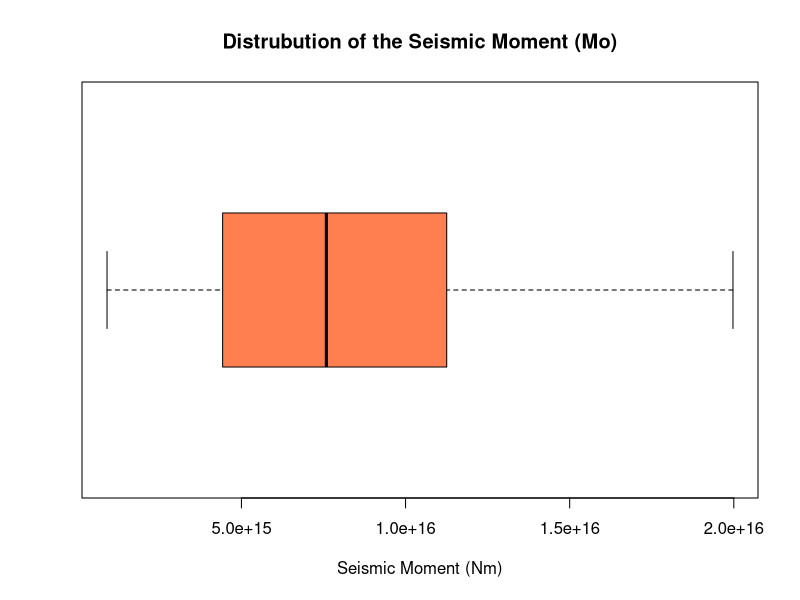
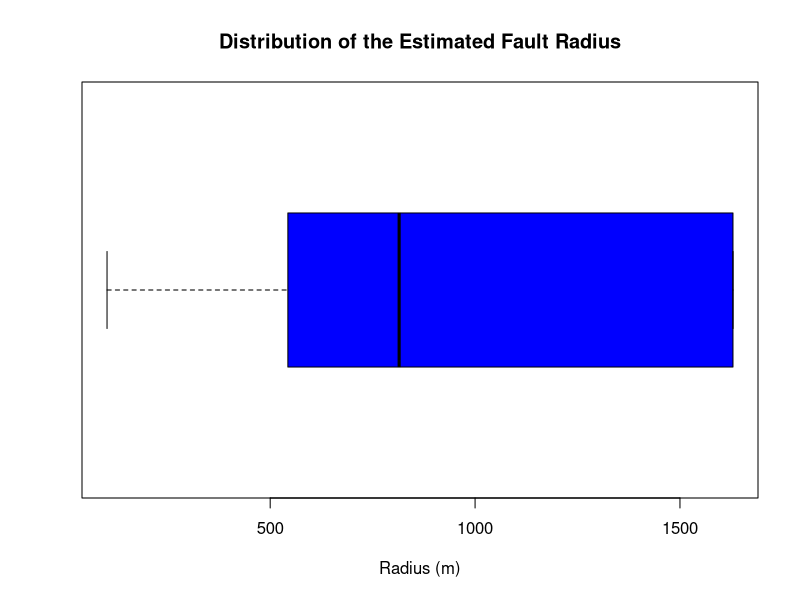

The R source for these figures, in order:
# Computing and Data Analysis in Geosciences
# November 22, 2020
# Elena Geiger
# Week 3: Error and Uncertainty Analysis

# Exercise 1 --------------------------------------------------------------

# The distance to a building is estimated from a map to be about
# 2550 +/- 25 m. With a theodolite, a student determines the angle between the
# horizontal plane and the building to be 1?21' +/- 1'. What is the height of the
# building and the fractional uncertainty in this estimate? 

d <- 1
m <- 21

DMS2rad <- function(x){
  rad <- pi*(d+m/60)/180
  result <- print(rad, "rad")
  return (result)
}


# Exercise 2 --------------------------------------------------------------

# From compositional data you infer that two volcanic rock samples represent the
# initial and final pulse of volcanic activity. Your two samples have been
# radiometrically dated at 25.53 0.1 Ma and 29.66  0.2 Ma respectively. 
# What is the likely duration of volcanic activity (including the error?) 


duration <- 29.66 - 25.53
error <- 0.1 + 0.2

print(paste0("The likely duration of the vulcanic activity is ", duration, " Ma,
with an error of ", error, " Ma"))

# Exercise 3 --------------------------------------------------------------

# Load the datatable ex3_eqscals.txt. This is a table of real measurements of
# earthquake size, at multiple stations, from a single earthquake in California.
# There are 3 columns, 
# X (km) = the distance of the station from the earthquake
# r (m) = the estimated fault radius 
# Mo (Nm) = the seismic moment, which is related to earthquake magnitude. 
# Parameters r and Mo are estimates made from the seismogram recorded at each
# station, and they vary.      

# import data      
setwd("C:/Users/elena/Documents/Master/RCourse/errors_elenageiger22")
eqscals <- read.table("ex3_eqscals.txt", header = FALSE, sep = "")

# rename columns

names(eqscals)[names(eqscals) == "V1"] <- "X(km)"
names(eqscals)[names(eqscals) == "V2"] <- "r(m)"
names(eqscals)[names(eqscals) == "V3"] <- "Mo(Nm)"

# a) What is the mean, median, standard deviation, and median absolute deviation
# (MAD) for r and Mo? 

radius <- eqscals$`r(m)`
functionr <- c("mean", "median", "standard deviation", "MAD")
resr <- c(mean(radius), median(radius), sd(radius), mad(radius))
functionr <- data.frame(functionr, resr)

SMoment <- eqscals$`Mo(Nm)`
functionSM <- c("mean", "median", "standard deviation", "MAD")
resSM <- c(mean(SMoment), median(SMoment), sd(SMoment), mad(SMoment))
functionSM <- data.frame(functionSM, resSM)

# b) Make one descriptive plot each, of Mo and r (eg. histograms, boxplots,
# scatter, logged etc). Are there any obvious outliers that can cause problems?

# Mo

x11()
boxplot(eqscals$`Mo(Nm)`, 
        main = "Distrubution of the Seismic Moment (Mo)",
        horizontal = TRUE,
        xlab = "Seismic Moment (Nm)", 
        col = "coral")

# no obvious outliners detected

# r

x11()
boxplot(eqscals$`r(m)`,
        main = "Distribution of the Estimated Fault Radius",
        horizontal = TRUE,
        xlab = "Radius (m)",
        col = "blue")

# no obvious outliners detected

# c) Are there any outliers apparent, either from looking at the numbers or
# plotting? A good criterion is eliminating points exceeding 3*MAD from the
# median. Eliminate them to make a TRIMMED set, and recalculate the mean, median
# and standard deviation. What is your "best" estimate, and uncertainty, in Mo?

# all points that are more than 3 times the MAD away from the median have to be
# eliminated

numeric.vars <- sapply(eqscals, is.numeric)
i1 <-  Reduce(`&`, lapply(eqscals[numeric.vars], function(v) 
  (v > median(v) - 3* mad(v)) & (v < median(v) + 3 * mad(v))) )
trimmed <- eqscals[i1,]
nrow(trimmed) # 19

# There are no values that are 3*MAD below or above the median?
# since I could not figure out that any of the values are actual outliers, I 
# assume the mean is the "best" estimate for Mo

bestest <- mean(trimmed$`Mo(Nm)`)
print(paste0("The best estimate for Mo is ", bestest, " Nm" ))

# uncertainty 

unc <- (sd(trimmed$`Mo(Nm)`)/sqrt(19)) # standard error
print(paste0("The uncertainty for Mo is ", unc, " Nm, which is roughly 3.5 %" ))

# d) Calculate the "moment" of an earthquake 

Mw <- (log10(bestest)/1.5)- 6
Mwc <- (log10(unc)/1.5)- 6

print(paste0("The estimated moment of the earthquake is ", Mw, " with an uncertainty of ", Mwc))

